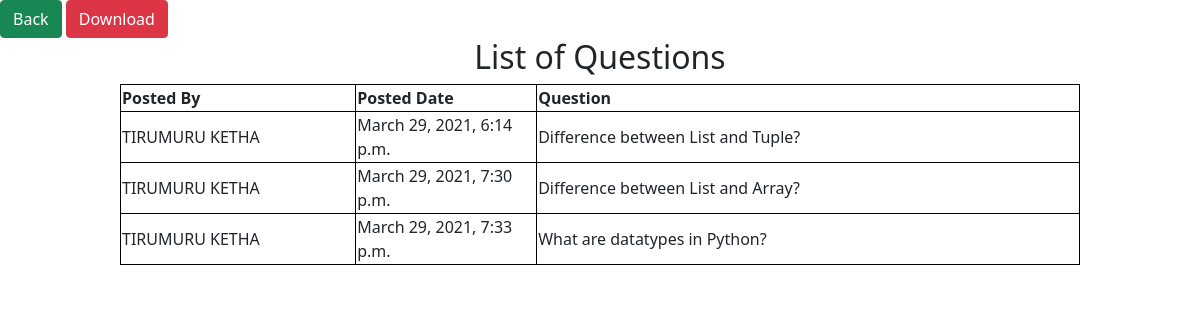
Page /list/ on the committed database.
### questions_app/models.py (models this page shows)
class Questions(models.Model):
    name = models.CharField(max_length=100)
    question = models.TextField()
    date = models.DateTimeField(auto_now_add=True)

### questions_app/views.py (the view)
# urls.py: path('list/',views.ques_list,name='list'),
def ques_list(request):
    questions = Questions.objects.all()
    return render(request, 'list.html', {'questions': questions})
    from django.views.generic import View
    from django.template.loader import get_template

### questions_app/templates/list.html
{% extends "base.html" %}
{%load crispy_forms_tags %}
{% block content %}
<a href="{% url 'post' %}" class="btn btn-success">Back</a>
<a href="{% url 'pdf' %}" style="margin-right: 500px;" class="btn btn-danger">Download</a>
<h2><center>List of Questions</center></h2>
<table style="width: 80%;margin: auto">
    <tr>
        <th>Posted By</th>
        <th>Posted Date</th>
        <th>Question</th>
    </tr>
    {% for question in questions %}
    <tr>
        <td style="width:130px">{{question.name}}</td>
        <td style="width:100px">{{question.date}}</td>
        <td style="width:300px">{{question.question}}</td>
    </tr>
    {% endfor %}
</table>
{% endblock %}

### questions_app/templates/base.html (shortened to what this page needs)
<!DOCTYPE html>
<html lang="en">
<head>
    <link href="https://cdn.jsdelivr.net/npm/bootstrap@5.0.0-beta3/dist/css/bootstrap.min.css" rel="stylesheet">
</head>
{% block content %}{% endblock %}
</html>

### questions_app/templates/base.html (style rules this page uses)
table, th, td { border: 1px solid black; border-collapse: collapse; }

### rows in the picture
Questions: name "TIRUMURU KETHA", date "March 29, 2021, 6:14 p.m.", question "Difference between List and Tuple?"
Questions: name "TIRUMURU KETHA", date "March 29, 2021, 7:30 p.m.", question "Difference between List and Array?"
Questions: name "TIRUMURU KETHA", date "March 29, 2021, 7:33 p.m.", question "What are datatypes in Python?"
